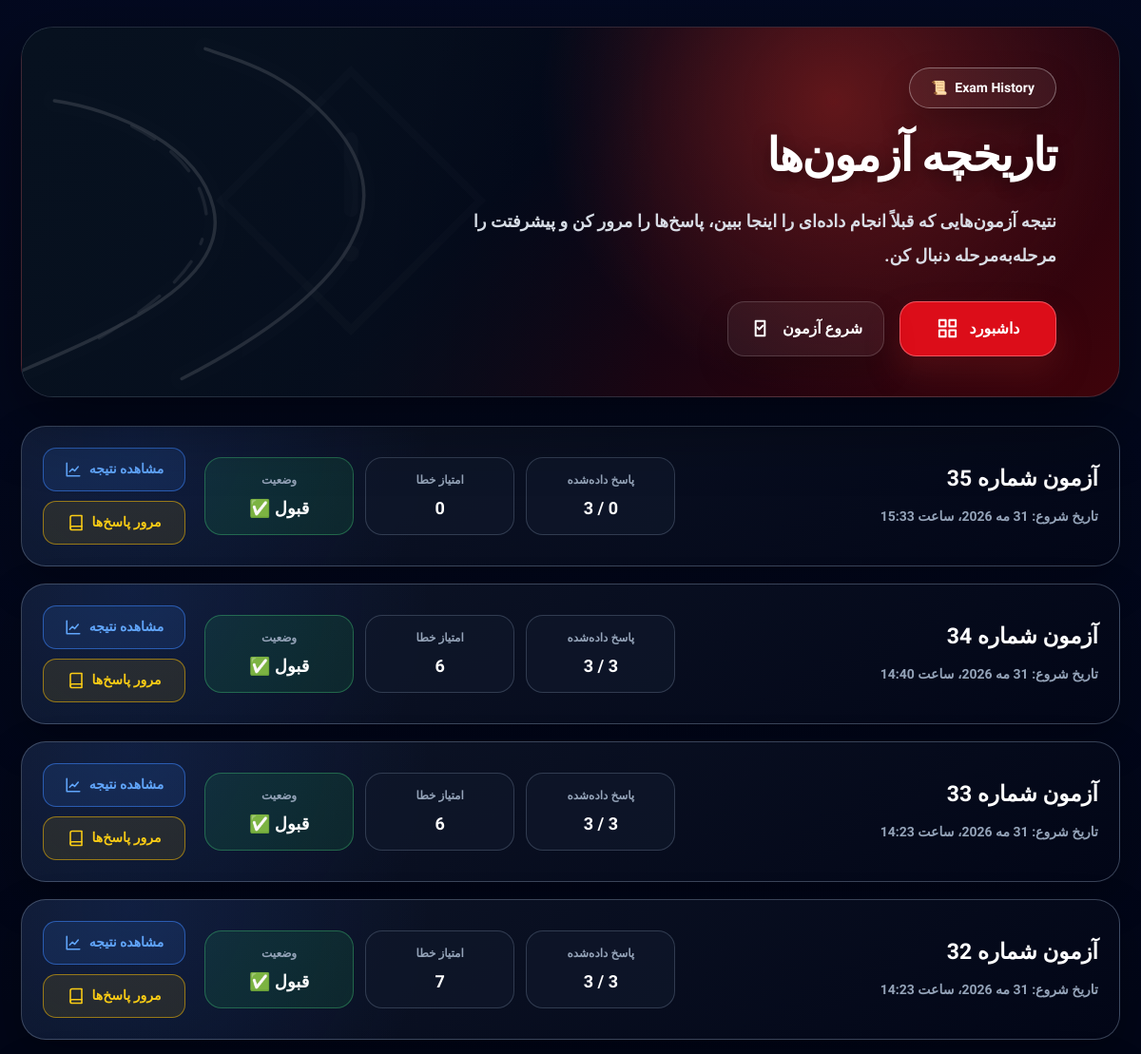
Page /quiz/history/ (signed in, upper part) on the earlier database version.
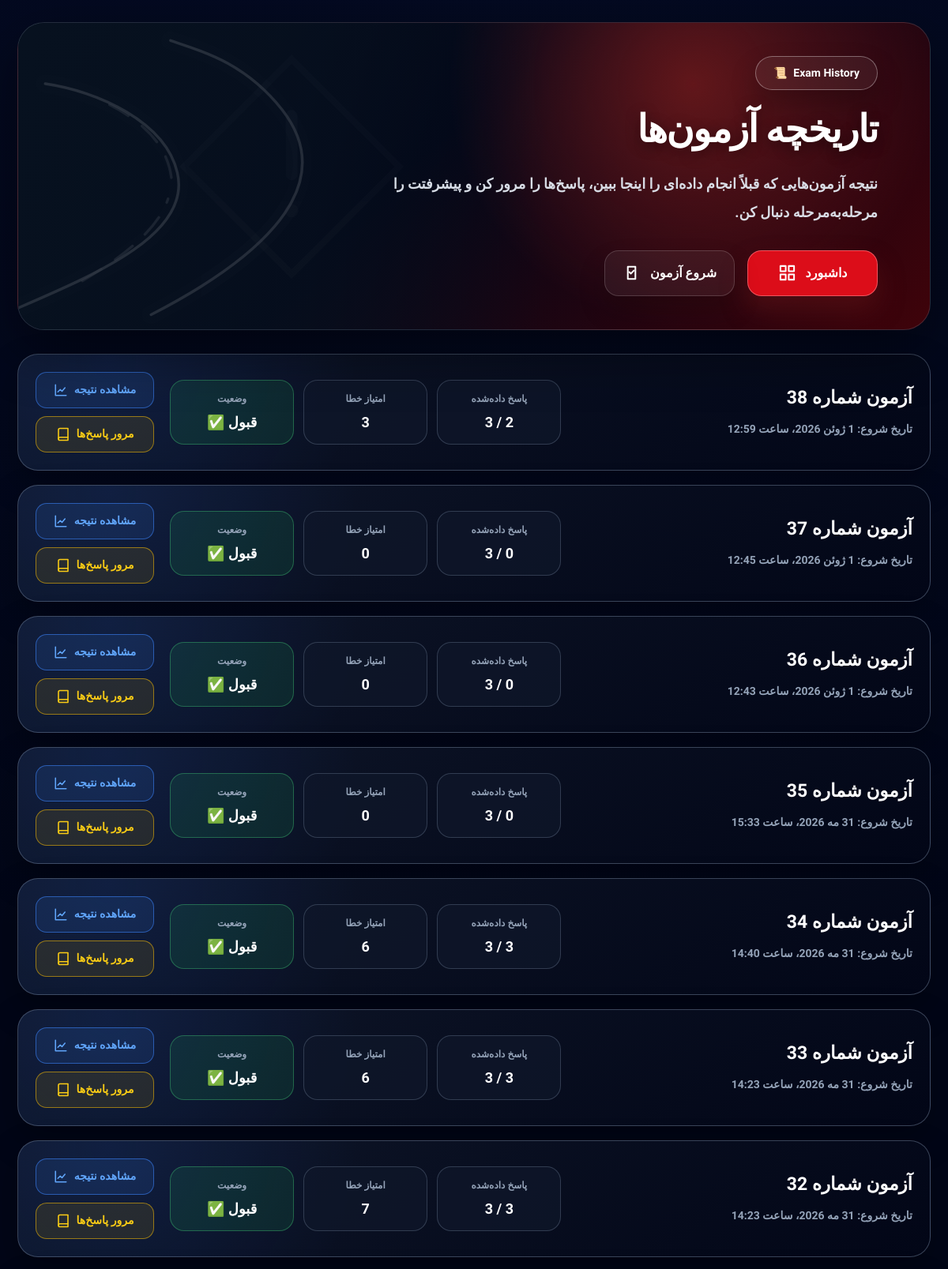
Same page on the later database version.
### quiz/models.py (models this page shows, shortened)
class ExamSession(models.Model):
    MODE_PRACTICE = "practice"
    MODE_READ = "read"
    MODE_TEST = "test"
    MODE_CHOICES = [
        (MODE_PRACTICE, _("تمرین")),
        (MODE_READ, _("مطالعه")),
        (MODE_TEST, _("آزمون")),
    ]
    user = models.ForeignKey(
        settings.AUTH_USER_MODEL,
        on_delete=models.CASCADE,
        related_name="exam_sessions",
        verbose_name=_("کاربر"),
    )
    questions = models.ManyToManyField(
        Question,
        related_name="exam_sessions",
        blank=True,
        verbose_name=_("سؤال‌ها"),
    )
    mode = models.CharField(
        _("حالت"),
        max_length=20,
        choices=MODE_CHOICES,
        default=MODE_TEST,
    )
    started_at = models.DateTimeField(
        _("زمان شروع"),
        auto_now_add=True,
    )
    finished_at = models.DateTimeField(
        _("زمان پایان"),
        blank=True,
        null=True,
    )
    is_finished = models.BooleanField(
        _("پایان یافته"),
        default=False,
    )
    class Meta:
        verbose_name = _("جلسه آزمون")
        verbose_name_plural = _("جلسه‌های آزمون")
        ordering = ["-started_at"]
    def total_error_points(self):
        total = 0
        for answer in self.answers.all():
            if not answer.is_correct:
                total += answer.question.points
        return total

### quiz/views.py (the view)
# urls.py: path("history/", views.exam_history, name="exam_history"),
@login_required
def exam_history(request):
    exams = (
        ExamSession.objects.filter(user=request.user)
        .order_by("-started_at")
    )
    history_items = []
    for exam in exams:
        error_points = exam.total_error_points()
        is_passed = error_points <= 10
        history_items.append(
            {
                "exam": exam,
                "error_points": error_points,
                "is_passed": is_passed,
                "answered_count": exam.answers.count(),
                "total_questions": exam.questions.count(),
            }
        )
    return render(
        request,
        "quiz/exam_history.html",
        {
            "history_items": history_items,
        },
    )

### quiz/templates/quiz/exam_history.html (shortened to what the changed rows need)
{% extends "base/base.html" %}
{% load i18n %}
{% get_current_language_bidi as LANGUAGE_BIDI %}
{% block content %}
<main class="dt-page" dir="{% if LANGUAGE_BIDI %}rtl{% else %}ltr{% endif %}">
    <section class="dt-wrap">
        <div class="dt-hero">
            <div class="dt-hero-content">
                <div>
                    <h1 class="dt-title">{% trans "تاریخچه آزمون‌ها" %}</h1>
                </div>
            </div>
        </div>
        <div class="dt-list">
            {% for item in history_items %}
                <section class="dt-history-card">
                    <div class="dt-history-inner">
                        <div>
                            <h2 class="dt-exam-title">
                            </h2>
                            <p class="dt-date">
                                {% trans "تاریخ شروع:" %} {{ item.exam.started_at }}
                            </p>
                        </div>
                        <div class="dt-stats">
                            <div class="dt-stat">
                                <p class="dt-stat-label">{% trans "پاسخ داده‌شده" %}</p>
                                <p class="dt-stat-value">
                                    {{ item.answered_count }} / {{ item.total_questions }}
                                </p>
                            </div>
                            <div class="dt-stat">
                                <p class="dt-stat-label">{% trans "امتیاز خطا" %}</p>
                                <p class="dt-stat-value">
                                    {{ item.error_points }}
                                </p>
                            </div>
                            {% if item.is_passed %}
                                <div class="dt-stat dt-status-pass">
                                    <p class="dt-stat-label">{% trans "وضعیت" %}</p>
                                    <p class="dt-stat-value">{% trans "قبول ✅" %}</p>
                                </div>
                            {% else %}
                                <div class="dt-stat dt-status-fail">
                                    <p class="dt-stat-label">{% trans "وضعیت" %}</p>
                                    <p class="dt-stat-value">{% trans "رد ❌" %}</p>
                                </div>
                            {% endif %}
                        </div>
                        <div class="dt-card-actions">
                            <a href="{% url 'exam_result' item.exam.id %}" class="dt-card-btn dt-btn-result">
                                {% trans "مشاهده نتیجه" %}
                                <svg viewBox="0 0 24 24" fill="none" stroke="currentColor" stroke-width="2.1" stroke-linecap="round" stroke-linejoin="round">
                                    <path d="M3 3v18h18"></path>
                                    <path d="M7 15l4-4 3 3 5-6"></path>
                                </svg>
                            </a>
                            <a href="{% url 'exam_review' item.exam.id %}" class="dt-card-btn dt-btn-review">
                                {% trans "مرور پاسخ‌ها" %}
                                <svg viewBox="0 0 24 24" fill="none" stroke="currentColor" stroke-width="2.1" stroke-linecap="round" stroke-linejoin="round">
                                    <path d="M4 19.5A2.5 2.5 0 0 1 6.5 17H20"></path>
                                    <path d="M4 4.5A2.5 2.5 0 0 1 6.5 2H20v20H6.5A2.5 2.5 0 0 1 4 19.5z"></path>
                                </svg>
                            </a>
                        </div>
                    </div>
                </section>
            {% endfor %}
        </div>
    </section>
</main>
{% endblock %}

Differences in the rows shown:
added ExamSession: exam.started_at "1 ژوئن 2026، ساعت 12:59", total_questions "3", error_points "3"
added ExamSession: exam.started_at "1 ژوئن 2026، ساعت 12:45", total_questions "3", error_points "0"
added ExamSession: exam.started_at "1 ژوئن 2026، ساعت 12:43", total_questions "3", error_points "0"
